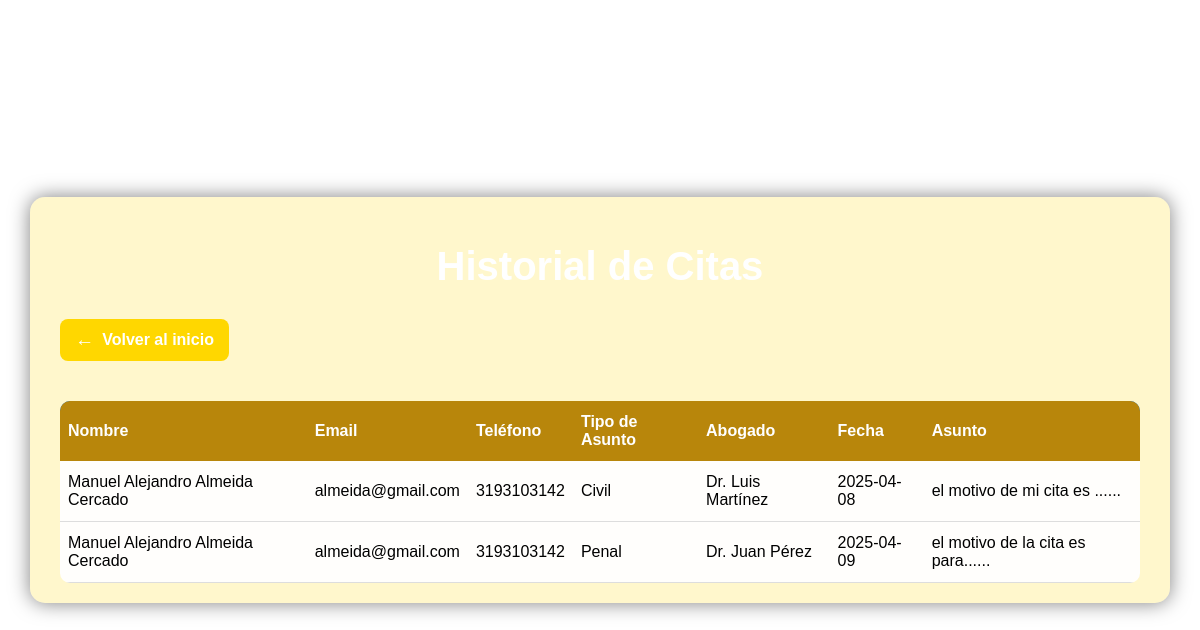
The page /historial on the database its author committed.
### app/models.py (models this page shows)
class Cita(db.Model):
    id = db.Column(db.Integer, primary_key=True)
    nombre_cliente = db.Column(db.String(100), nullable=False)
    email_cliente = db.Column(db.String(120), nullable=False)
    telefono_cliente = db.Column(db.String(20), nullable=False)
    tipo_asunto = db.Column(db.String(50), nullable=False)
    abogado = db.Column(db.String(100), nullable=False)
    fecha = db.Column(db.DateTime, nullable=False)
    asunto = db.Column(db.String(200), nullable=False)
    creado_en = db.Column(db.DateTime, default=datetime.utcnow)

### app/routes.py (the view)
@main.route('/historial')
def historial():
    citas = Cita.query.all()
    if not citas:
        return render_template('no_citas.html')
    return render_template('historial.html', citas=citas)

### app/templates/historial.html (shortened to what this page needs)
<!DOCTYPE html>
<html lang="es">
<head>
    <link rel="stylesheet" href="{{ url_for('static', filename='style.css') }}">
</head>
<body>
    <div class="historial-container">
        <h1>Historial de Citas</h1>
        <a href="{{ url_for('main.home') }}" class="btn-volver">
            <span class="icon">&#8592;</span> Volver al inicio
        </a>
        <div class="tabla-wrapper">
            <table>
                <thead>
                    <tr>
                        <th>Nombre</th>
                        <th>Email</th>
                        <th>Teléfono</th>
                        <th>Tipo de Asunto</th>
                        <th>Abogado</th>
                        <th>Fecha</th>
                        <th>Asunto</th>
                    </tr>
                </thead>
                <tbody>
                    {% for cita in citas %}
                    <tr>
                        <td>{{ cita.nombre_cliente }}</td>
                        <td>{{ cita.email_cliente }}</td>
                        <td>{{ cita.telefono_cliente }}</td>
                        <td>{{ cita.tipo_asunto }}</td>
                        <td>{{ cita.abogado }}</td>
                        <td>{{ cita.fecha.strftime('%Y-%m-%d') }}</td>
                        <td>{{ cita.asunto }}</td>
                    </tr>
                    {% endfor %}
                </tbody>
            </table>
        </div>
    </div>
</body>
</html>

### app/static/style.css (style rules this page uses)
body { margin: 0; padding: 0; font-family: Arial, sans-serif; background-image: url("/static/abogacia.jpg"); background-size: cover; background-position: center; background-repeat: no-repeat; min-height: 100vh; display: flex; align-items: center; justify-content: center; }
table { width: 100%; border-collapse: collapse; margin-top: 20px; font-size: 15px; }
thead { background-color: #007bff; color: white; }
th, td { padding: 12px 15px; }
h1 { text-align: center; font-size: 2rem; font-weight: bold; margin-bottom: 20px; font-weight: bold; color: #ffffff; }
.btn-volver { display: inline-block; margin-bottom: 20px; color: #e6c200; font-weight: bold; text-decoration: none; }
.btn-volver { display: inline-flex; align-items: center; gap: 8px; padding: 10px 15px; background-color: #ffffff; color: white; border-radius: 8px; text-decoration: none; font-weight: bold; transition: background-color 0.3s ease, transform 0.2s ease; margin-bottom: 20px; }
.btn-volver .icon { font-size: 1.2rem; }
.historial-container { max-width: 90%; margin: 50px auto; padding: 20px 30px; background: rgba(255, 215, 0, 0.2); border-radius: 15px; box-shadow: 0 0 20px rgba(0, 0, 0, 0.5); color: white; backdrop-filter: blur(5px); }
.historial-container h1 { text-align: center; font-size: 2.5rem; color: white; font-weight: bold; margin-bottom: 30px; }
.tabla-wrapper { overflow-x: auto; }
table { width: 100%; border-collapse: collapse; font-size: 1rem; background-color: rgba(255, 255, 255, 0.95); border-radius: 10px; overflow: hidden; }
thead th { background-color: #B8860B; color: white; padding: 12px 8px; text-align: left; }
tbody td { padding: 12px 8px; color: #000000; border-bottom: 1px solid #ddd; }
.btn-volver { display: inline-flex; align-items: center; gap: 8px; padding: 10px 15px; background-color: #FFD700; color: white; border-radius: 8px; text-decoration: none; font-weight: bold; transition: background-color 0.3s ease, transform 0.2s ease; margin-bottom: 20px; }

### rows shown on the page
Cita: nombre_cliente "Manuel Alejandro Almeida Cercado", email_cliente "almeida@gmail.com", telefono_cliente "3193103142", tipo_asunto "Civil", abogado "Dr. Luis Martínez", fecha "2025-04-08", asunto "el motivo de mi cita es ......"
Cita: nombre_cliente "Manuel Alejandro Almeida Cercado", email_cliente "almeida@gmail.com", telefono_cliente "3193103142", tipo_asunto "Penal", abogado "Dr. Juan Pérez", fecha "2025-04-09", asunto "el motivo de la cita es para......"
